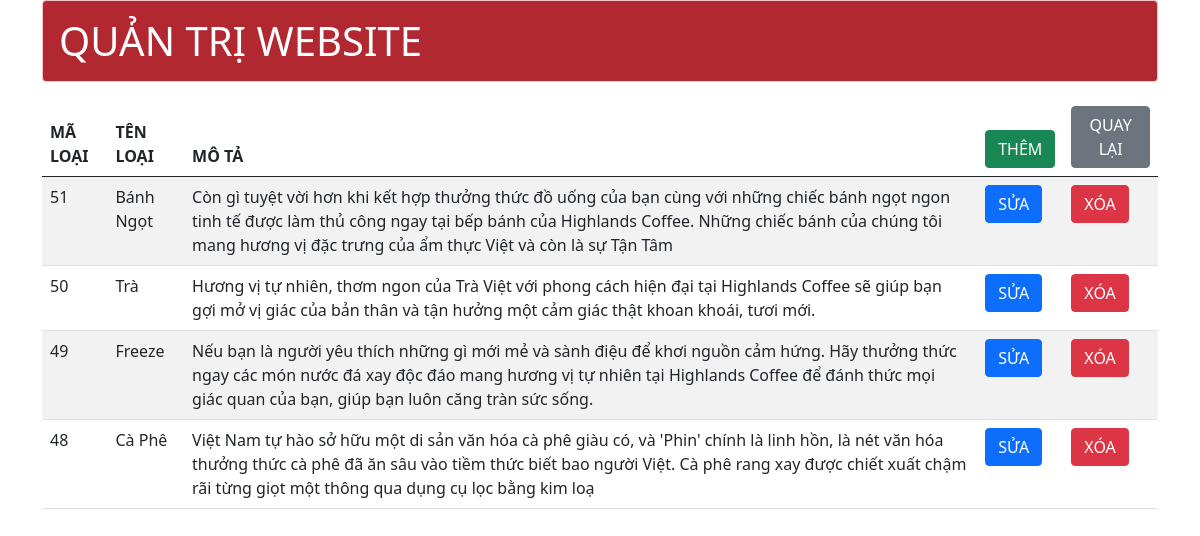
Page /admin/loai_hang/list.php on the committed database.
### tables this page shows
CREATE TABLE `loai_hang` (
  `ma_loai` int(11) NOT NULL,
  `ten_loai` varchar(255) NOT NULL,
  `mo_ta` varchar(255) NOT NULL
);

### admin/db/function.php (called while the page is built, shortened)
<?php
function pdo_get_connection(){
    $dburl = "mysql:host=localhost;dbname=db_du_an;charset=utf8";
    $username = 'root';
    $password = '';
    $conn = new PDO($dburl, $username, $password);
    $conn->setAttribute(PDO::ATTR_ERRMODE, PDO::ERRMODE_EXCEPTION);
    return $conn;
}
function pdo_query($sql){
    $sql_args = array_slice(func_get_args(), 1);
    try{
    $conn = pdo_get_connection();
    $stmt = $conn->prepare($sql);
    $stmt->execute($sql_args);
    $rows = $stmt->fetchAll();
    return $rows;
    }
    catch(PDOException $e){
    throw $e;
    }
    finally{
    unset($conn);
    }
}
?>

### admin/loai_hang/list.php (the view, shortened to what this page needs)
<?php
require_once "./../db/function.php";
$sql = "SELECT * FROM loai_hang ORDER BY ma_loai DESC";
$getdata = pdo_query($sql);
?>
<!DOCTYPE html>
<html lang="en">
<head>
    <link href="https://cdn.jsdelivr.net/npm/bootstrap@5.0.1/dist/css/bootstrap.min.css" rel="stylesheet">
</head>
<body>
    <div class="container">
        <h1 class="alert alert-danger" style="color:#fff; background-color:#b22830;">QUẢN TRỊ WEBSITE</h1>
       <table class="table table-striped table-hover">
                    <thead>
                        <tr>
                            <th>MÃ LOẠI</th>
                            <th>TÊN LOẠI</th>
                            <th>MÔ TẢ</th>
                            <th><a href="\du_an_mau\admin\loai_hang\new.php" class="btn btn-success">THÊM</a></th>
                            <th><a href="\du_an_mau\admin\db\quan_tri.php" class="btn btn-secondary">QUAY LẠI</a></th>
                        </tr>
                    </thead>
                    <tbody>
                        <?php foreach ($getdata as $key => $value) : ?>
                            <tr>
                                <td><?php echo $value['ma_loai'] ?></td>
                                <td><?php echo $value['ten_loai'] ?></td>
                                <td><?php echo $value['mo_ta'] ?></td>
                                <td><a href="\du_an_mau\admin\loai_hang\edit.php?id=<?php echo $value['ma_loai'] ?>" class="btn btn-primary">SỬA</a></td>
                                <td><a href="\du_an_mau\admin\loai_hang\execute.php?id=<?php echo $value['ma_loai'] ?>" class="btn btn-danger" onclick="return confirm('Bạn chắc chắn muốn xóa chứ ?')">XÓA</a></td>
                            </tr>
                        <?php endforeach; ?>
                    </tbody>
            </table>
    </div>
</body>
</html>

### rows in the picture
loai_hang: ma_loai "51", ten_loai "Bánh Ngọt", mo_ta "Còn gì tuyệt vời hơn khi kết hợp thưởng thức đồ uống của bạn cùng với những chiếc bánh ngọt ngon tinh tế được làm thủ công ngay tại bếp bánh của Highlands Coffee. Những chiếc bánh của chúng tôi mang hương vị đặc trưng của ẩm thực Việt và còn là sự Tận Tâm"
loai_hang: ma_loai "50", ten_loai "Trà", mo_ta "Hương vị tự nhiên, thơm ngon của Trà Việt với phong cách hiện đại tại Highlands Coffee sẽ giúp bạn gợi mở vị giác của bản thân và tận hưởng một cảm giác thật khoan khoái, tươi mới."
loai_hang: ma_loai "49", ten_loai "Freeze", mo_ta "Nếu bạn là người yêu thích những gì mới mẻ và sành điệu để khơi nguồn cảm hứng. Hãy thưởng thức ngay các món nước đá xay độc đáo mang hương vị tự nhiên tại Highlands Coffee để đánh thức mọi giác quan của bạn, giúp bạn luôn căng tràn sức sống."
loai_hang: ma_loai "48", ten_loai "Cà Phê", mo_ta "Việt Nam tự hào sở hữu một di sản văn hóa cà phê giàu có, và 'Phin' chính là linh hồn, là nét văn hóa thưởng thức cà phê đã ăn sâu vào tiềm thức biết bao người Việt. Cà phê rang xay được chiết xuất chậm rãi từng giọt một thông qua dụng cụ lọc bằng kim loạ"
